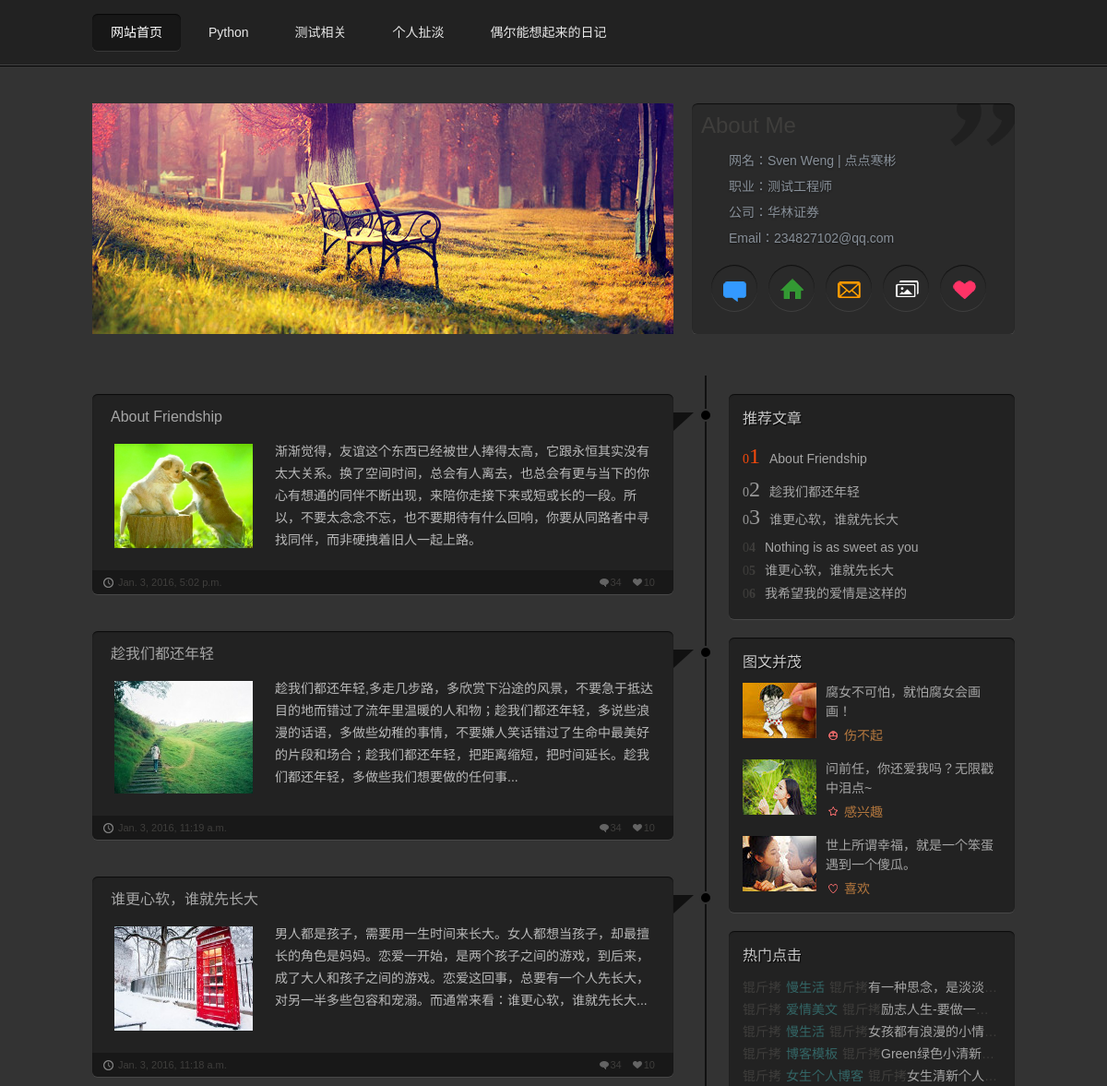
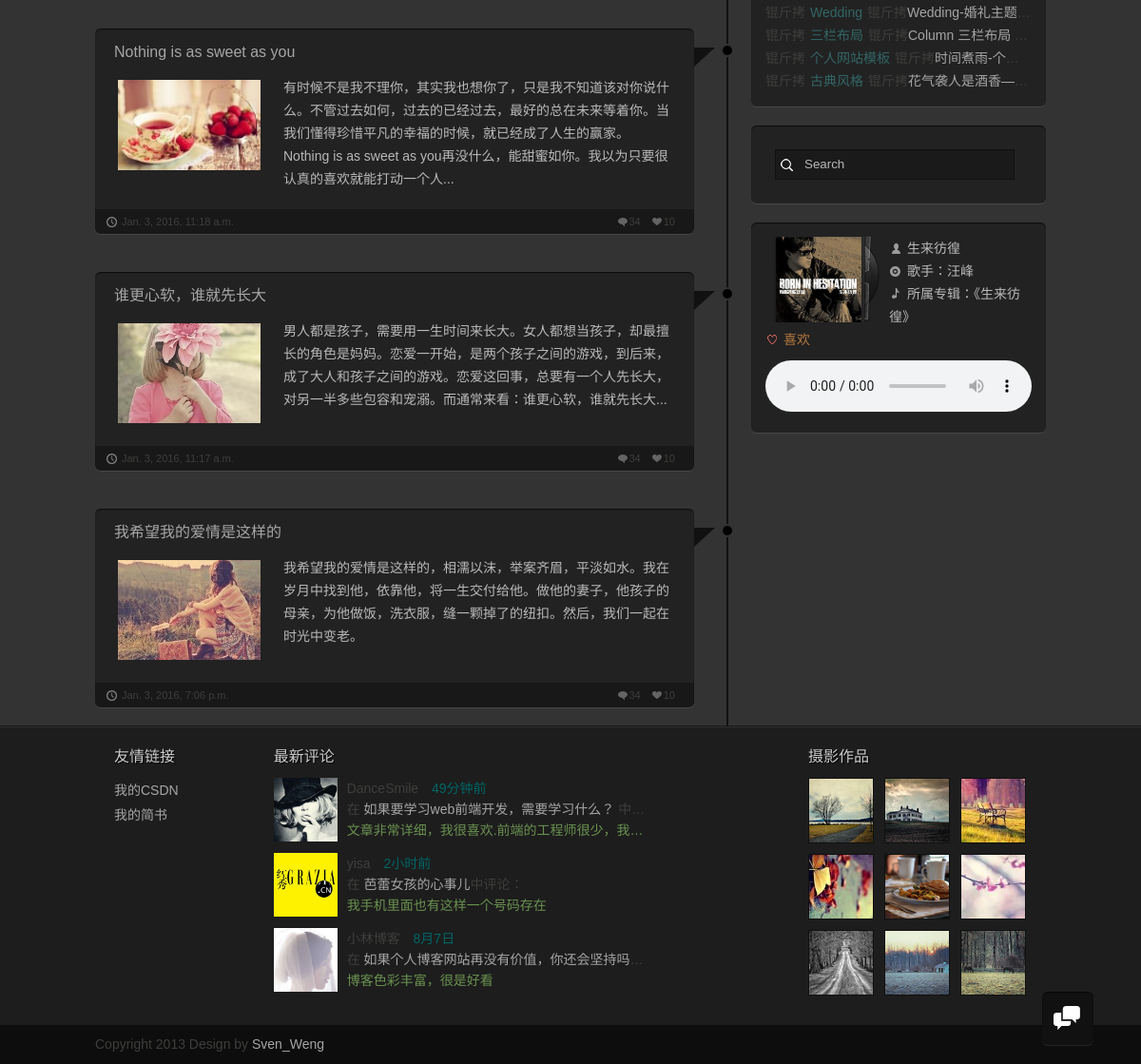
Screenshot of /grzx/ with the database file from the repository (2 pictures, top to bottom).
### grzx/models.py (models this page shows)
class UserInfo(models.Model):
    nickname = models.CharField(max_length=20)
    work = models.CharField(max_length=20)
    company = models.CharField(max_length=50)
    email = models.CharField(max_length=20)

class BlogBody(models.Model):
    blog_title = models.CharField(max_length=50)
    blog_body = models.TextField()
    blog_type = models.CharField(max_length=50)
    blog_timestamp = models.DateTimeField()
    blog_imgurl = models.CharField(max_length=50, blank=True, null=True)
    blog_author = models.CharField(max_length=20, null=True)

### grzx/views.py (the view)
def index(request):
    userinfo = UserInfo.objects.first()
    blog_body = BlogBody.objects.all()[:6:-1]
    return render(request,
                  'index.html',
                  {'userinfo': userinfo, 'blog_body': blog_body})

### grzx/templates/index.html (shortened to what this page needs)
{% extends "base.html" %}
{% block bodycontent %}
<div id="mainbody">
  <div class="info">
    <figure> <img src="/static/images/art.jpg" alt="Panama Hat">
    </figure>
    <div class="card">
        <h1>About Me</h1>
        <p>网名：{{ userinfo.nickname }}</p>
        <p>职业：{{ userinfo.work }}</p>
        <p>公司：{{ userinfo.company }}</p>
        <p>Email：{{ userinfo.email }}</p>
      <ul class="linkmore">
        <li><a href="/grzx/add_article" class="talk" title="给我留言"></a></li>
        <li><a href="/" class="address" title="联系地址"></a></li>
        <li><a href="/" class="email" title="给我写信"></a></li>
        <li><a href="/" class="photos" title="生活照片"></a></li>
        <li><a href="/" class="heart" title="关注我"></a></li>
      </ul>
    </div>
  </div>
  <div class="blank"></div>
  <div class="blogs">
    <ul class="bloglist">
      {% for content in blog_body %}
      <li>
        <div class="arrow_box">
          <div class="ti"></div>
          <div class="ci"></div>
          <h2 class="title"><a href="{% url 'article' content.id%}" target="_blank">{{ content.blog_title }}</a></h2>
          <ul class="textinfo">
            <a href="/"><img src="{{ content.blog_imgurl }}"></a>
            <p> {{ content.blog_body }}</p>
          </ul>
          <ul class="details">
            <li class="likes"><a href="#">10</a></li>
            <li class="comments"><a href="#">34</a></li>
            <li class="icon-time"><a href="#">{{ content.blog_timestamp }}</a></li>
          </ul>
        </div>
      </li>
      {% endfor %}
    </ul>
    <aside>
      <div class="tuijian">
        <h2>推荐文章</h2>
        <ol>
            {% for title in blog_body %}
            <li><span><strong>{{ forloop.counter }}</strong></span><a href="{% url 'article' title.id%}">{{ title.blog_title }}</a></li>
            {% endfor %}
        </ol>
      </div>
      <div class="toppic">
        <h2>图文并茂</h2>
        <ul>
          <li><a href="/"><img src="/static/images/k01.jpg">腐女不可怕，就怕腐女会画画！
            <p>伤不起</p>
            </a></li>
          <li><a href="/"><img src="/static/images/k02.jpg">问前任，你还爱我吗？无限戳中泪点~
            <p>感兴趣</p>
            </a></li>
          <li><a href="/"><img src="/static/images/k03.jpg">世上所谓幸福，就是一个笨蛋遇到一个傻瓜。
            <p>喜欢</p>
            </a></li>
        </ul>
      </div>
      <div class="clicks">
        <h2>热门点击</h2>
        <ol>
          <li><span><a href="/">慢生活</a></span><a href="/">有一种思念，是淡淡的幸福,一个心情一行文字</a></li>
          <li><span><a href="/">爱情美文</a></span><a href="/">励志人生-要做一个潇洒的女人</a></li>
          <li><span><a href="/">慢生活</a></span><a href="/">女孩都有浪漫的小情怀――浪漫的求婚词</a></li>
          <li><span><a href="/">博客模板</a></span><a href="/">Green绿色小清新的夏天-个人博客模板</a></li>
          <li><span><a href="/">女生个人博客</a></span><a href="/">女生清新个人博客网站模板</a></li>
          <li><span><a href="/">Wedding</a></span><a href="/">Wedding-婚礼主题、情人节网站模板</a></li>
          <li><span><a href="/">三栏布局</a></span><a href="/">Column 三栏布局 个人网站模板</a></li>
          <li><span><a href="/">个人网站模板</a></span><a href="/">时间煮雨-个人网站模板</a></li>
          <li><span><a href="/">古典风格</a></span><a href="/">花气袭人是酒香―个人网站模板</a></li>
        </ol>
      </div>
      <div class="search">
        <form class="searchform" method="get" action="#">
          <input type="text" name="s" value="Search" onfocus="this.value=''" onblur="this.value='Search'">
        </form>
      </div>
      <div class="viny">
        <dl>
          <dt class="art"><img src="/static/images/music_img/slph.png" alt="专辑"></dt>
          <dd class="icon-song"><span></span>生来彷徨</dd>
          <dd class="icon-artist"><span></span>歌手：汪峰</dd>
          <dd class="icon-album"><span></span>所属专辑：《生来彷徨》</dd>
          <dd class="icon-like"><span></span><a href="/">喜欢</a></dd>
          <dd class="music">
            <audio src="/static/images/slph.mp3" controls></audio>
          </dd>
        </dl>
      </div>
    </aside>
  </div>
</div>
{% endblock bodycontent %}

### rows the page displays
UserInfo: nickname "Sven Weng | 点点寒彬", work "测试工程师", company "华林证券", email "234827102@qq.com"
BlogBody: blog_title "About Friendship", blog_imgurl (picture), blog_body "渐渐觉得，友谊这个东西已经被世人捧得太高，它跟永恒其实没有太大关系。换了空间时间，总会有人离去，也总会有更与当下的你心有想通的同伴不断出现，来陪你走接下来或短或长的一段。所以，不要太念念不忘，也不要期待有什么回响，你要从同路者中寻找同伴，而非硬拽着旧人一起上路。", blog_timestamp "Jan. 3, 2016, 5:02 p.m."
BlogBody: blog_title "趁我们都还年轻", blog_imgurl (picture), blog_body "趁我们都还年轻,多走几步路，多欣赏下沿途的风景，不要急于抵达目的地而错过了流年里温暖的人和物；趁我们都还年轻，多说些浪漫的话语，多做些幼稚的事情，不要嫌人笑话错过了生命中最美好的片段和场合；趁我们都还年轻，把距离缩短，把时间延长。趁我们都还年轻，多做些我们想要做的任何事...", blog_timestamp "Jan. 3, 2016, 11:19 a.m."
BlogBody: blog_title "谁更心软，谁就先长大", blog_imgurl (picture), blog_body "男人都是孩子，需要用一生时间来长大。女人都想当孩子，却最擅长的角色是妈妈。恋爱一开始，是两个孩子之间的游戏，到后来，成了大人和孩子之间的游戏。恋爱这回事，总要有一个人先长大，对另一半多些包容和宠溺。而通常来看：谁更心软，谁就先长大...", blog_timestamp "Jan. 3, 2016, 11:18 a.m."
BlogBody: blog_title "Nothing is as sweet as you", blog_imgurl (picture), blog_body "有时候不是我不理你，其实我也想你了，只是我不知道该对你说什么。不管过去如何，过去的已经过去，最好的总在未来等着你。当我们懂得珍惜平凡的幸福的时候，就已经成了人生的赢家。Nothing is as sweet as you再没什么，能甜蜜如你。我以为只要很认真的喜欢就能打动一个人...", blog_timestamp "Jan. 3, 2016, 11:18 a.m."
BlogBody: blog_title "谁更心软，谁就先长大", blog_imgurl (picture), blog_body "男人都是孩子，需要用一生时间来长大。女人都想当孩子，却最擅长的角色是妈妈。恋爱一开始，是两个孩子之间的游戏，到后来，成了大人和孩子之间的游戏。恋爱这回事，总要有一个人先长大，对另一半多些包容和宠溺。而通常来看：谁更心软，谁就先长大...", blog_timestamp "Jan. 3, 2016, 11:17 a.m."
BlogBody: blog_title "我希望我的爱情是这样的", blog_imgurl (picture), blog_body "我希望我的爱情是这样的，相濡以沫，举案齐眉，平淡如水。我在岁月中找到他，依靠他，将一生交付给他。做他的妻子，他孩子的母亲，为他做饭，洗衣服，缝一颗掉了的纽扣。然后，我们一起在时光中变老。", blog_timestamp "Jan. 3, 2016, 7:06 p.m."
